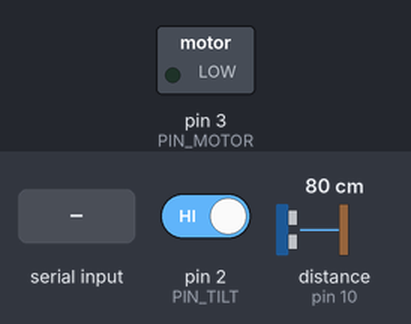
A sketch run on a simulated Arduino Uno, built with avr-gcc and run on an emulated ATmega328P. On the bench: switched loads named in the sketch (green lamp = pin HIGH). The inputs (shaded band) are chosen by the test bench; at power-on: pin 2 (PIN_TILT) HIGH, distance to the obstacle (sensor on pin 10) 80 cm. The echo pulse lasts 58.3 µs per cm; pins used as bus, display or sensor lines are not drawn; what the sketch prints to the serial monitor is not drawn.

Above: at 1.3 s.
1.4 s: "MOTOR:90\n" received over Serial
At 2.3 s:
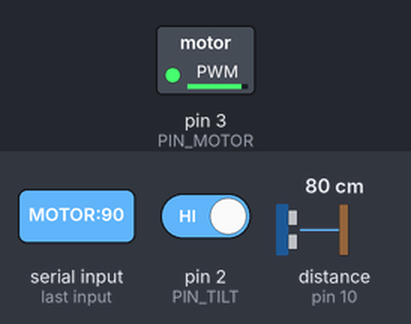
2.9 s: "READ:DIST\n" received over Serial
4.4 s: "READ:TILT\n" received over Serial
Timing chart, 0 to 7.4 s (numbered marks = the images above; inputs shaded):
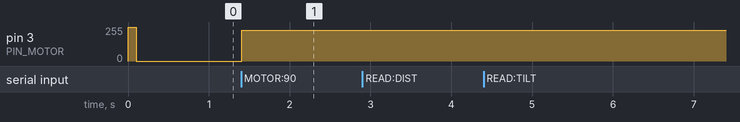

The sketch:

arduino_firmware.ino
```cpp
/*
  Firmware Básico para Plataforma CodeKids - v2

  Protocolo: COMANDO:VALOR
  - MOTOR:100 (Liga motor PWM pino 3)
  - READ:DIST (Lê sensor de distância) -> Retorna DIST:valor_cm
  - READ:TILT (Lê sensor de inclinação/botão) -> Retorna TILT:0 ou TILT:1

  Conexões:
  - Motor: Pino 3 (PWM)
  - Sensor Distância (HC-SR04): Trig 9, Echo 10
  - Sensor Inclinação/Botão: Pino 2
*/

const int PIN_MOTOR = 3;
const int PIN_TILT = 2;
const int PIN_TRIG = 9;
const int PIN_ECHO = 10;

String inputString = "";
bool stringComplete = false;

void setup() {
  Serial.begin(9600);

  pinMode(PIN_MOTOR, OUTPUT);
  pinMode(PIN_TILT, INPUT_PULLUP); // Botão/Inclinação normalmente aberto ou fechado
  pinMode(PIN_TRIG, OUTPUT);
  pinMode(PIN_ECHO, INPUT);

  // Teste
  digitalWrite(PIN_MOTOR, HIGH);
  delay(100);
  digitalWrite(PIN_MOTOR, LOW);
}

void loop() {
  if (stringComplete) {
    processCommand(inputString);
    inputString = "";
    stringComplete = false;
  }
}

void serialEvent() {
  while (Serial.available()) {
    char inChar = (char)Serial.read();
    if (inChar == '\n') {
      stringComplete = true;
    } else {
      inputString += inChar;
    }
  }
}

void processCommand(String command) {
  command.trim();

  if (command.startsWith("MOTOR:")) {
    int speed = command.substring(6).toInt();
    int pwmValue = map(speed, 0, 100, 0, 255);
    analogWrite(PIN_MOTOR, constrain(pwmValue, 0, 255));

  } else if (command == "READ:DIST") {
    long duration, cm;
    digitalWrite(PIN_TRIG, LOW);
    delayMicroseconds(2);
    digitalWrite(PIN_TRIG, HIGH);
    delayMicroseconds(10);
    digitalWrite(PIN_TRIG, LOW);

    duration = pulseIn(PIN_ECHO, HIGH, 30000); // Timeout 30ms
    if (duration == 0) cm = 999; // Sem obstáculo
    else cm = duration / 29 / 2;

    Serial.print("DIST:");
    Serial.println(cm);

  } else if (command == "READ:TILT") {
    int val = digitalRead(PIN_TILT);
    Serial.print("TILT:");
    Serial.println(val == LOW ? 1 : 0); // Invertido se usar INPUT_PULLUP e fechar p/ terra
  }
}
```

Measured:
- after the input at 1.4 s, pin 3 (PIN_MOTOR): 0/255 → 229/255 at once
- after the input at 2.9 s, every drawn part: stays the same
- after the input at 4.4 s, every drawn part: stays the same
